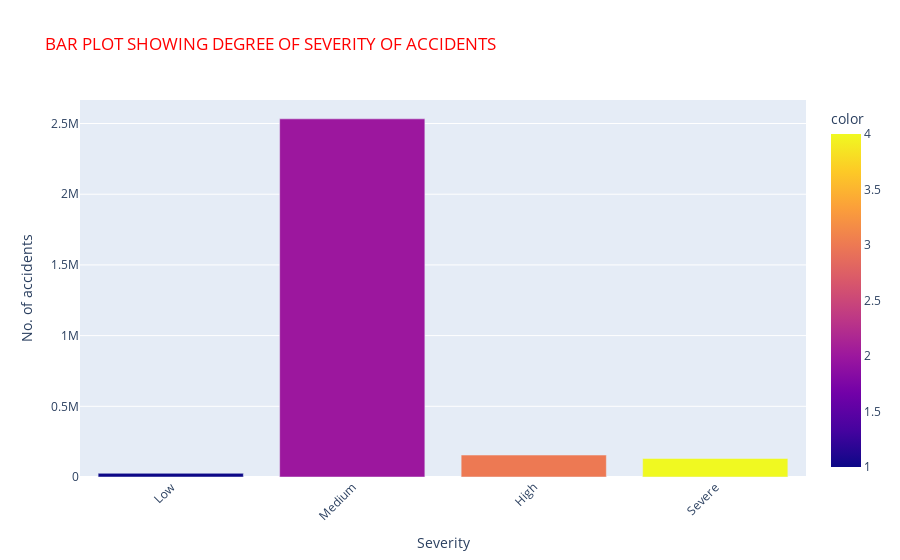

This figure's notebook cell:
### Code cell
fig = px.bar(sever.Severity, y=sever.Total_accident, x=sever.Severity, color=sever.head(20).index, title="BAR PLOT SHOWING DEGREE OF SEVERITY OF ACCIDENTS")
# Put bar total value above bars
fig.update_traces( textposition='outside')

# Rotate labels 45 degrees
fig.update_layout(xaxis_tickangle=-45, xaxis_title="Severity", yaxis_title="No. of accidents", title_font_color="red")

### Figure 1 — Plotly figure (JSON) as saved in the notebook; plotly's stock layout.template omitted (floating-point values rounded to 4 significant figures)
{"data": [{"alignmentgroup": "True", "hovertemplate": "x=%{x}<br>y=%{y}<br>color=%{marker.color}<extra></extra>", "legendgroup": "", "marker": {"color": [1, 2, 3, 4], "coloraxis": "coloraxis", "pattern": {"shape": ""}}, "name": "", "offsetgroup": "", "orientation": "v", "showlegend": false, "textposition": "outside", "type": "bar", "x": ["Low", "Medium", "High", "Severe"], "xaxis": "x", "y": [26053, 2532991, 155105, 131193], "yaxis": "y"}], "layout": {"barmode": "relative", "coloraxis": {"colorbar": {"title": {"text": "color"}}, "colorscale": [[0, "#0d0887"], [0.1111, "#46039f"], [0.2222, "#7201a8"], [0.3333, "#9c179e"], [0.4444, "#bd3786"], [0.5556, "#d8576b"], [0.6667, "#ed7953"], [0.7778, "#fb9f3a"], [0.8889, "#fdca26"], [1, "#f0f921"]]}, "legend": {"tracegroupgap": 0}, "title": {"font": {"color": "red"}, "text": "BAR PLOT SHOWING DEGREE OF SEVERITY OF ACCIDENTS"}, "xaxis": {"anchor": "y", "domain": [0, 1], "tickangle": -45, "title": {"text": "Severity"}}, "yaxis": {"anchor": "x", "domain": [0, 1], "title": {"text": "No. of accidents"}}}}
